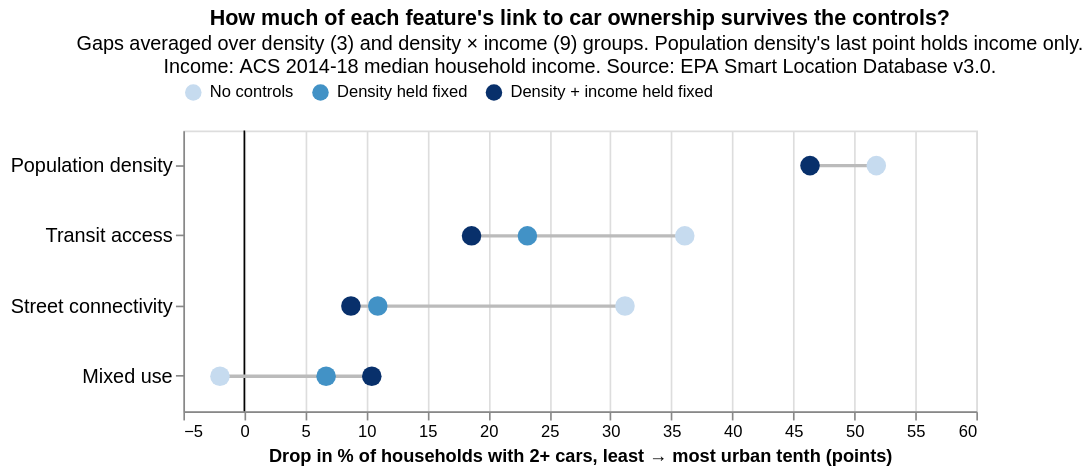

The notebook cell saved with this chart:
### Code cell
gaps_long = gaps.reset_index().melt(id_vars="feature", var_name="controls", value_name="gap").dropna()
feature_order = gaps[LEVELS[0]].sort_values(ascending=False).index.tolist()

base = alt.Chart(gaps_long).encode(
    y=alt.Y("feature:N", title=None, sort=feature_order, axis=alt.Axis(labelFontSize=12)),
)
rules = base.mark_rule(color="#bbbbbb", strokeWidth=2).encode(
    x=alt.X("min(gap):Q"), x2="max(gap):Q",
)
dots = base.mark_circle(size=140, opacity=1).encode(
    x=alt.X("gap:Q", title="Drop in % of households with 2+ cars, least → most urban tenth (points)",
            scale=alt.Scale(domain=[-5, 60])),
    color=alt.Color("controls:N", title=None, sort=LEVELS,
                    scale=alt.Scale(domain=LEVELS, range=["#c6dbef", "#4292c6", "#08306b"]),
                    legend=alt.Legend(orient="top")),
    tooltip=["feature", "controls", alt.Tooltip("gap:Q", format=".1f")],
)
zero = alt.Chart(pd.DataFrame({"x": [0]})).mark_rule(color="black", strokeWidth=1).encode(x="x:Q")
fig4 = (zero + rules + dots).properties(
    width=480,
    height=170,
    title=alt.Title(
        "How much of each feature's link to car ownership survives the controls?",
        subtitle=[f"Gaps averaged over density (3) and density × income (9) groups. Population density's last point holds income only.",
                  f"Income: {INCOME_SOURCE}. Source: EPA Smart Location Database v3.0."],
    ),
)

fig4.save("../figures/fig4_gap_summary.png", scale_factor=2)
fig4.save("../figures/fig4_gap_summary.html")
fig4

### Figure 1 — Vega-Lite specification as saved in the notebook (floating-point values rounded to 4 significant figures)
{"config": {"view": {"continuousWidth": 300, "continuousHeight": 300}}, "layer": [{"data": {"name": "data-d285a7403ed98ae579761d64a864032b"}, "mark": {"type": "rule", "color": "black", "strokeWidth": 1}, "encoding": {"x": {"field": "x", "type": "quantitative"}}}, {"data": {"name": "data-d90f03354576b64d2819463cdee47df0"}, "mark": {"type": "rule", "color": "#bbbbbb", "strokeWidth": 2}, "encoding": {"x": {"aggregate": "min", "field": "gap", "type": "quantitative"}, "x2": {"aggregate": "max", "field": "gap"}, "y": {"axis": {"labelFontSize": 12}, "field": "feature", "sort": ["Population density", "Transit access", "Street connectivity", "Mixed use"], "title": null, "type": "nominal"}}}, {"data": {"name": "data-d90f03354576b64d2819463cdee47df0"}, "mark": {"type": "circle", "opacity": 1, "size": 140}, "encoding": {"color": {"field": "controls", "legend": {"orient": "top"}, "scale": {"domain": ["No controls", "Density held fixed", "Density + income held fixed"], "range": ["#c6dbef", "#4292c6", "#08306b"]}, "sort": ["No controls", "Density held fixed", "Density + income held fixed"], "title": null, "type": "nominal"}, "tooltip": [{"field": "feature", "type": "nominal"}, {"field": "controls", "type": "nominal"}, {"field": "gap", "format": ".1f", "type": "quantitative"}], "x": {"field": "gap", "scale": {"domain": [-5, 60]}, "title": "Drop in % of households with 2+ cars, least → most urban tenth (points)", "type": "quantitative"}, "y": {"axis": {"labelFontSize": 12}, "field": "feature", "sort": ["Population density", "Transit access", "Street connectivity", "Mixed use"], "title": null, "type": "nominal"}}}], "height": 170, "title": {"text": "How much of each feature's link to car ownership survives the controls?", "subtitle": ["Gaps averaged over density (3) and density × income (9) groups. Population density's last point holds income only.", "Income: ACS 2014-18 median household income. Source: EPA Smart Location Database v3.0."]}, "width": 480, "$schema": "https://vega.github.io/schema/vega-lite/v6.4.1.json", "datasets": {"data-d285a7403ed98ae579761d64a864032b": [{"x": 0}], "data-d90f03354576b64d2819463cdee47df0": [{"feature": "Mixed use", "controls": "No controls", "gap": -2.0}, {"feature": "Population density", "controls": "No controls", "gap": 51.8}, {"feature": "Street connectivity", "controls": "No controls", "gap": 31.2}, {"feature": "Transit access", "controls": "No controls", "gap": 36.1}, {"feature": "Mixed use", "controls": "Density held fixed", "gap": 6.7}, {"feature": "Street connectivity", "controls": "Density held fixed", "gap": 10.93}, {"feature": "Transit access", "controls": "Density held fixed", "gap": 23.2}, {"feature": "Mixed use", "controls": "Density + income held fixed", "gap": 10.44}, {"feature": "Population density", "controls": "Density + income held fixed", "gap": 46.37}, {"feature": "Street connectivity", "controls": "Density + income held fixed", "gap": 8.733}, {"feature": "Transit access", "controls": "Density + income held fixed", "gap": 18.62}]}}
